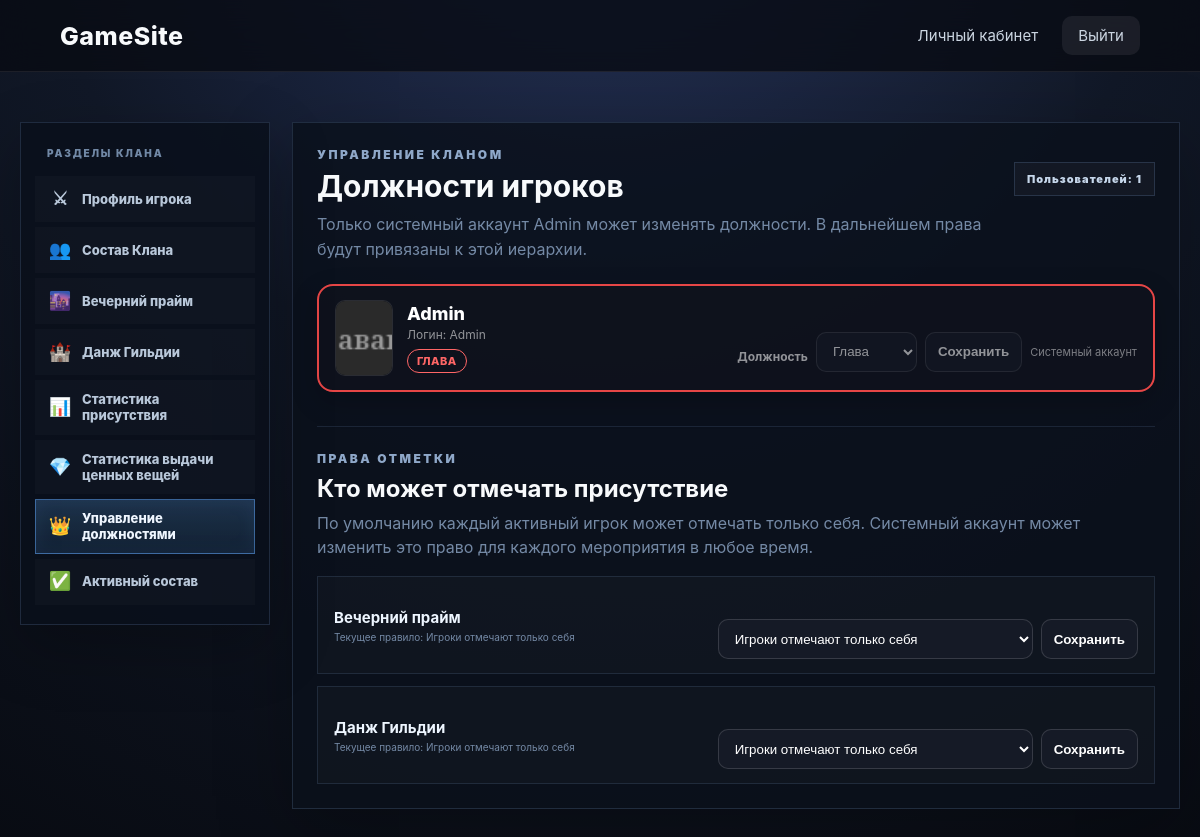
The page /admin (signed in) on the database its author committed.
### models.py (models this page shows)
class User(Base):
    __tablename__ = "users"
    id = Column(Integer, primary_key=True, index=True)
    username = Column(String(50), unique=True, nullable=False, index=True)
    password_hash = Column(String(255), nullable=False)
    role = Column(String(20), nullable=False, default="fighter")
    is_superadmin = Column(Integer, nullable=False, default=0)
    active_roster = Column(Integer, nullable=False, default=0)
    class_key = Column(String(30), nullable=True, default="vanguard_fighter")
    game_nickname = Column(String(50), nullable=True)
    attack = Column(Integer, nullable=True, default=0)
    defense = Column(Integer, nullable=True, default=0)
    accuracy = Column(Integer, nullable=True, default=0)
    character_card = Column(String(255), nullable=True)
    weapon = Column(String(255), nullable=True)
    gloves = Column(String(255), nullable=True)
    cloak = Column(String(255), nullable=True)
    earring_1 = Column(String(255), nullable=True)
    earring_2 = Column(String(255), nullable=True)
    necklace = Column(String(255), nullable=True)
    belt = Column(String(255), nullable=True)
    bracelet_1 = Column(String(255), nullable=True)
    bracelet_2 = Column(String(255), nullable=True)
    ring_1 = Column(String(255), nullable=True)
    ring_2 = Column(String(255), nullable=True)
    totem = Column(String(255), nullable=True)
    seal = Column(String(255), nullable=True)
    hat = Column(String(255), nullable=True)
    body = Column(String(255), nullable=True)
    pants = Column(String(255), nullable=True)
    boots = Column(String(255), nullable=True)
    symbol = Column(String(255), nullable=True)
    artifact = Column(String(255), nullable=True)

class EventSetting(Base):
    __tablename__ = "event_settings"
    id = Column(Integer, primary_key=True, index=True)
    event_type = Column(String(40), nullable=False, unique=True, index=True)
    attendance_mode = Column(String(20), nullable=False, default="self")

### main.py (the view)
@app.get("/admin", response_class=HTMLResponse)
async def admin_panel(request: Request, db: Session = Depends(get_db)):
    user = current_user(request, db)
    if not user:
        return RedirectResponse("/login", status_code=303)
    if not is_superadmin(user):
        raise HTTPException(status_code=403, detail="Недостаточно прав")
    members = db.query(User).order_by(User.username.asc()).all()
    attendance_settings = {
        row.event_type: row.attendance_mode
        for row in db.query(EventSetting).all()
        if row.event_type in EVENT_TYPES
    }
    return templates.TemplateResponse(
        request=request,
        name="admin.html",
        context={
            **_profile_context(user),
            "members": members,
            "active_tab": "admin",
            "admin_roles": ROLE_OPTIONS,
            "event_types": EVENT_TYPES,
            "attendance_modes": ATTENDANCE_MODES,
            "attendance_settings": attendance_settings,
        },
    )

### templates/admin.html (shortened to what this page needs)
{% extends "base.html" %}
{% block content %}
<div class="account-layout simple-section-layout">
    {% include "sidebar.html" %}
    <section class="simple-section admin-section">
        <div class="section-caption">УПРАВЛЕНИЕ КЛАНОМ</div>
        <div class="simple-header-row">
            <div>
                <h1>Должности игроков</h1>
                <p>Только системный аккаунт Admin может изменять должности. В дальнейшем права будут привязаны к этой иерархии.</p>
            </div>
            <div class="count-badge">Пользователей: {{ members|length }}</div>
        </div>
        <div class="admin-role-list">
            {% for member in members %}
            <div class="admin-role-card {{ role_css_classes.get(member.role or 'fighter', 'role-fighter') }}">
                <div class="admin-role-user">
                    <div class="admin-role-avatar">
                        {% if member.character_card %}
                        <img src="{{ member.character_card }}" alt="">
                        {% else %}
                        <img src="{{ url_for('static', path='game_catalog/class/' ~ (member.class_key or default_class_key) ~ '/icon.png') }}" alt="">
                        {% endif %}
                    </div>
                    <div>
                        <div class="admin-role-name">{{ member.game_nickname or member.username }}</div>
                        <div class="admin-role-login">Логин: {{ member.username }}</div>
                        <div class="admin-role-current {{ role_css_classes.get(member.role or 'fighter', 'role-fighter') }}">
                            {{ role_options.get(member.role or 'fighter', 'Боец') }}
                        </div>
                    </div>
                </div>
                <form method="post" action="/admin/set-role" class="admin-role-form">
                    <label for="role-{{ member.id }}">Должность</label>
                    <select id="role-{{ member.id }}" name="role" {% if member.username == 'Admin' %}disabled{% endif %}>
                        {% for role_key, role_name in admin_roles.items() %}
                        <option value="{{ role_key }}" {% if (member.role or 'fighter') == role_key %}selected{% endif %}>{{ role_name }}</option>
                        {% endfor %}
                    </select>
                    <button type="submit" {% if member.username == 'Admin' %}disabled{% endif %}>Сохранить</button>
                    {% if member.username == 'Admin' %}
                    <span class="admin-fixed-note">Системный аккаунт</span>
                    {% endif %}
                </form>
            </div>
            {% endfor %}
        </div>
        <div class="admin-event-permissions">
            <div class="section-caption">ПРАВА ОТМЕТКИ</div>
            <h2>Кто может отмечать присутствие</h2>
            <p>По умолчанию каждый активный игрок может отмечать только себя. Системный аккаунт может изменить это право для каждого мероприятия в любое время.</p>
            <div class="admin-event-settings-list">
            {% for key, name in event_types.items() %}
                <div class="admin-event-setting-card">
                    <div>
                        <strong>{{ name }}</strong>
                        <small>Текущее правило: {{ attendance_modes.get(attendance_settings.get(key, 'self')) }}</small>
                    </div>
                    <form method="post" action="/admin/set-attendance-permission" class="admin-role-form">
                        <select name="attendance_mode">
                            {% for mode_key, mode_name in attendance_modes.items() %}
                            <option value="{{ mode_key }}" {% if attendance_settings.get(key, 'self') == mode_key %}selected{% endif %}>{{ mode_name }}</option>
                            {% endfor %}
                        </select>
                        <button type="submit">Сохранить</button>
                    </form>
                </div>
            {% endfor %}
            </div>
        </div>
    </section>
</div>
{% endblock %}

### templates/base.html (shortened to what this page needs)
<!DOCTYPE html>
<html lang="ru">
<head>
    <link rel="stylesheet" href="{{ url_for('static', path='css/style.css') }}">
</head>
<body>
<header class="site-header">
    <a class="brand" href="/">GameSite</a>
    <nav>
        {% if user %}
            <a href="/profile">Личный кабинет</a>
            <a class="nav-logout" href="/logout">Выйти</a>
        {% else %}
            <a href="/login">Войти</a>
            <a class="nav-register" href="/register">Регистрация</a>
        {% endif %}
    </nav>
</header>
<main class="page">
    {% block content %}{% endblock %}
</main>
</body>
</html>

### templates/sidebar.html
<aside class="profile-sidebar">
    <div class="sidebar-title">РАЗДЕЛЫ КЛАНА</div>
    <a class="sidebar-link {% if active_tab == 'profile' %}active{% endif %}" href="/profile">
        <span class="sidebar-icon">⚔</span><span>Профиль игрока</span>
    </a>
    <a class="sidebar-link {% if active_tab == 'clan' %}active{% endif %}" href="/clan">
        <span class="sidebar-icon">👥</span><span>Состав Клана</span>
    </a>
    <a class="sidebar-link {% if active_tab == 'evening_prime' %}active{% endif %}" href="/events/evening_prime">
        <span class="sidebar-icon">🌆</span><span>Вечерний прайм</span>
    </a>
    <a class="sidebar-link {% if active_tab == 'guild_dungeon' %}active{% endif %}" href="/events/guild_dungeon">
        <span class="sidebar-icon">🏰</span><span>Данж Гильдии</span>
    </a>
    <a class="sidebar-link {% if active_tab == 'attendance_stats' %}active{% endif %}" href="/attendance-stats">
        <span class="sidebar-icon">📊</span><span>Статистика присутствия</span>
    </a>
    <a class="sidebar-link {% if active_tab == 'valuable' %}active{% endif %}" href="/valuable-items">
        <span class="sidebar-icon">💎</span><span>Статистика выдачи ценных вещей</span>
    </a>
    {% if is_superadmin %}
    <a class="sidebar-link {% if active_tab == 'admin' %}active{% endif %}" href="/admin">
        <span class="sidebar-icon">👑</span><span>Управление должностями</span>
    </a>
    <a class="sidebar-link {% if active_tab == 'active_roster' %}active{% endif %}" href="/admin/active-roster">
        <span class="sidebar-icon">✅</span><span>Активный состав</span>
    </a>
    {% endif %}
</aside>

### rows shown on the page
User: class_key (picture), game_nickname+username "Admin", username "Admin", get "ГЛАВА", role "Глава", shows "Системный аккаунт"
EventSetting: get "Игроки отмечают только себя", attendance_mode "Игроки отмечают только себя"
EventSetting: get "Игроки отмечают только себя", attendance_mode "Игроки отмечают только себя"

### other values the page prints
{{ members|length }} "1"
{{ name }} "Вечерний прайм" "Данж Гильдии"
